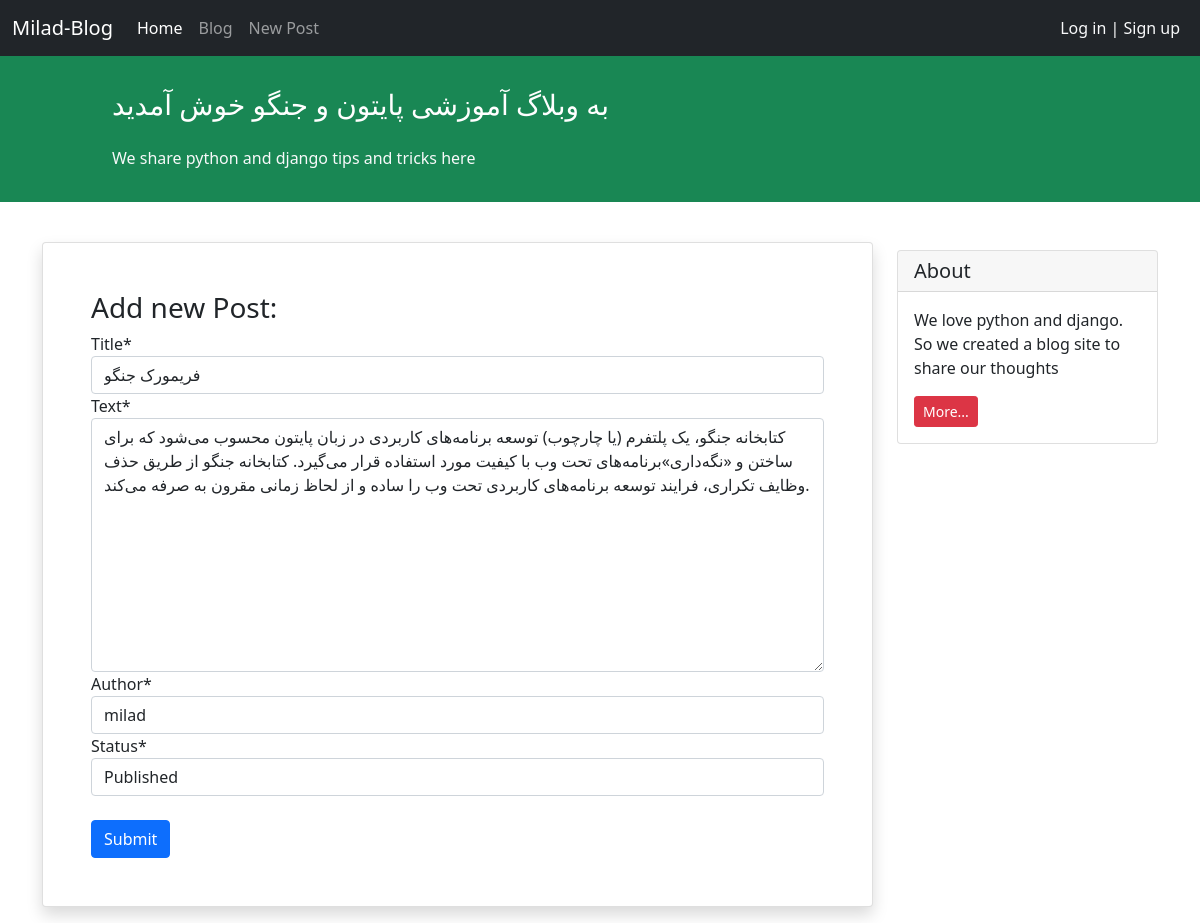
Page /blog/5/update/ on the committed database.
### blog/models.py (models this page shows, shortened)
class Post(models.Model):
    STATUS_CHOICES = (('pub', 'Published'), ('drf', 'Draft'),)
    title = models.CharField(max_length=100)
    text = models.TextField()
    author = models.ForeignKey('auth.User', on_delete=models.CASCADE)
    datetime_created = models.DateTimeField(auto_now_add=True)
    datetime_modified = models.DateTimeField(auto_now=True)
    status = models.CharField(choices=STATUS_CHOICES, max_length=3)

### blog/views.py (the view)
# urls.py: path('<int:pk>/update/', views.PostUpdateView.as_view(), name='post_update'),
class PostUpdateView(generic.UpdateView):
    model = Post
    form_class = PostForm
    template_name = 'blog/create_post.html'

### blog/forms.py
class PostForm(forms.ModelForm):
    class Meta:
        model = Post
        fields = ['title', 'text', 'author', 'status']

### blog/templates/blog/create_post.html (shortened to what this page needs)
{% extends '_base.html' %}
{% load crispy_forms_tags %}
{% block content %}
    <div class="container mt-4">
        <div class="row">
            <div class="col-9">
                <div class="card shadow my-3 p-5">
                    <h3>Add new Post:</h3>
                    <form method="POST">
                        <table>
                        {{ form|crispy }}
                        </table>
                        <button type="submit" class="btn btn-primary mt-4">Submit</button>
                    </form>
                </div>
            </div>
            <div class="col-3">
                <div class="card my-4">
                    <h5 class="card-header">About</h5>
                    <div class="card-body">
                        <p class="card-text">We love python and django. So we created a blog site to share our
                            thoughts</p>
                        <a href="#"
                           class="btn btn-sm btn-danger">
                            More...
                        </a>
                    </div>
                </div>
            </div>
        </div>
    </div>
{% endblock content %}

### rows in the picture
Post: title "فریمورک جنگو", text "کتابخانه جنگو، یک پلتفرم (یا چارچوب) توسعه برنامه‌های کاربردی در زبان پایتون محسوب می‌شود که برای ساختن و «نگه‌داری»برنامه‌های تحت وب با کیفیت مورد استفاده قرار می‌گیرد. کتابخانه جنگو از طریق حذف وظایف تکراری، فرایند توسعه برنامه‌های کاربردی تحت وب را ساده و از لحاظ زمانی مقرون به صرفه می‌کند.", author "milad", status "Published"
